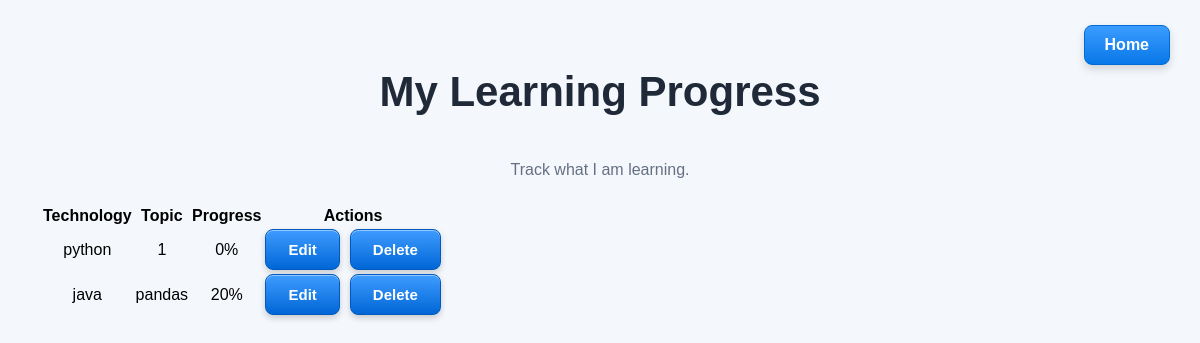
The app's page /progress with its own data.
### tables this page shows
CREATE TABLE progress (
        id INTEGER PRIMARY KEY AUTOINCREMENT,
        technology TEXT NOT NULL,
        topic TEXT NOT NULL,
        progress INTEGER NOT NULL
    );

### app.py (the view)
@app.route("/progress")
def progress_page():
    db = sqlite3.connect("tasks.db")
    progress = db.execute(
        "SELECT * FROM progress"
    ).fetchall()
    db.close()
    return render_template(
        "progress.html",
        progress=progress
    )

### templates/progress.html (shortened to what this page needs)
<!DOCTYPE html>
<html>
<head>
    <link rel="stylesheet"
          href="{{ url_for('static', filename='style.css') }}">
</head>
<body>
    <h1>My Learning Progress</h1>
    <p class="page-description">
        Track what I am learning.
    </p>
    <table class="progress-table">
        <thead>
            <tr>
                <th>Technology</th>
                <th>Topic</th>
                <th>Progress</th>
                <th>Actions</th>
            </tr>
        </thead>
        <tbody>
            {% for item in progress %}
            <tr>
                <td>{{ item[1] }}</td>
                <td>{{ item[2] }}</td>
                <td>{{ item[3] }}%</td>
                <td class="actions">
                    <a href="/edit-progress/{{ item[0] }}">
                        <button type="button">Edit</button>
                    </a>
                    <form action="/delete-progress/{{ item[0] }}"
                          method="POST">
                        <button type="submit">Delete</button>
                    </form>
                </td>
            </tr>
            {% endfor %}
        </tbody>
    </table>
     <a href="/" class="home-button">
        Home
    </a>
</body>
</html>

### static/style.css (style rules this page uses)
body { margin: 0; padding: 40px; font-family: Arial, sans-serif; background: #f4f7fb; text-align: center; }
h1 { font-size: 42px; margin-bottom: 45px; color: #1f2937; }
button { background: linear-gradient(180deg, #3f9cff 0%, #0066d6 100%); color: white; border: 1px solid #0059bd; padding: 11px 22px; border-radius: 8px; font-size: 15px; font-weight: 600; cursor: pointer; box-shadow: inset 0 1px 0 rgba(255, 255, 255, 0.45), 0 3px 6px rgba(0, 0, 0, 0.18); transition: all 0.2s ease; }
.page-description { text-align: center; color: #667085; font-size: 16px; margin-bottom: 25px; }
.actions { display: flex; flex-direction: row; align-items: center; gap: 10px; white-space: nowrap; }
.actions form { display: inline-block; margin: 0; }
.actions a { display: inline-block; }
.home-button { position: absolute; top: 25px; right: 30px; background: linear-gradient(180deg, #3b9cff, #0878e8); color: white; padding: 10px 20px; border-radius: 8px; text-decoration: none; font-weight: bold; border: 1px solid #006bd6; box-shadow: 0 4px 8px rgba(0, 0, 0, 0.15); transition: box-shadow 0.2s ease; }

### records on screen
progress: technology "python", topic "1", progress "0"
progress: technology "java", topic "pandas", progress "20"
